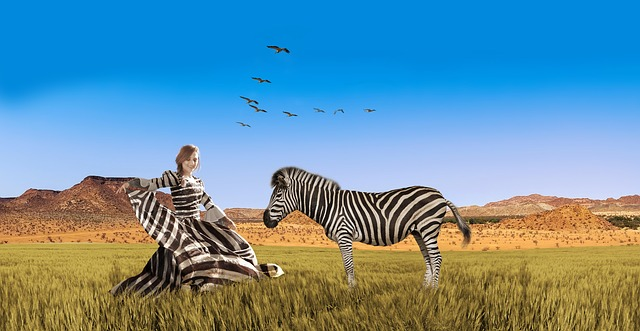
#> input picture hw2/problem2/zebra.jpg, 640 x 331 px; its folder holds 2 pictures in this run
$ python main.py   (older library calls are emulated)
#> lines starting #> are read from the running program, lines starting #| are printed output that depends on the picture
### hw2/problem2/util.py

#from PIL import Image
from skimage import  color
import numpy as np
from sklearn.cluster import KMeans
from scipy.signal   import correlate2d
from scipy.misc     import imread
from scipy import io
import matplotlib.pyplot as plt
assert KMeans and np and color and correlate2d and io and imread

class Datamanager:
    def __init__(self):
        self.data={}
    def read_image(self,name,path,mode):
#> called with name = 'image', path = 'zebra.jpg', mode = 'rgb'
        if mode=='rgb':
            self.data[name]=imread( path )
        elif mode=='lab':
            rgb = imread( path )
            self.data[name]= color.rgb2lab(rgb)
        elif mode=='L':
            self.data[name]= imread( path ,mode='L')
        else: raise ValueError('Wrong mode.')
    def read_mat(self,name,path):
        res=io.loadmat(path)
        self.data[name]=res['F']
    def correlate(self,x,y):
        return correlate2d(x,y,mode='same',boundary='symm')
    def kmeans(self,name,data,n=10,max_iter=1000):
        self.data[name]= KMeans(n_clusters=n, random_state=0,max_iter=max_iter).fit(data)
    def plot(self,data,title,path):
        data=data.astype(np.uint8)
        plt.title(title)
        plt.imshow(data)
        #plt.show()
        plt.savefig(path)

### hw2/problem2/main.py

from util import Datamanager
import numpy as np
assert np

dm=Datamanager()
color=[[0,0,0],[255,0,0],[0,255,0],[0,0,255],
       [255,255,0],[0,255,255],[255,0,255],[255,255,255],
       [63,191,31],[127,127,127]]

###############################################################
#                    problem 2.a                              #
###############################################################
'''
'''
for i in ['zebra','mountain']:
    dm.read_image('image','{}.jpg'.format(i),mode='rgb')
    dm.kmeans('kmeans',dm.data['image'].reshape((-1,3)))
    image=np.array([color[dm.data['kmeans'].labels_[i]] for i in range(len(dm.data['kmeans'].labels_))]).reshape((dm.data['image'].shape[0],dm.data['image'].shape[1],-1))
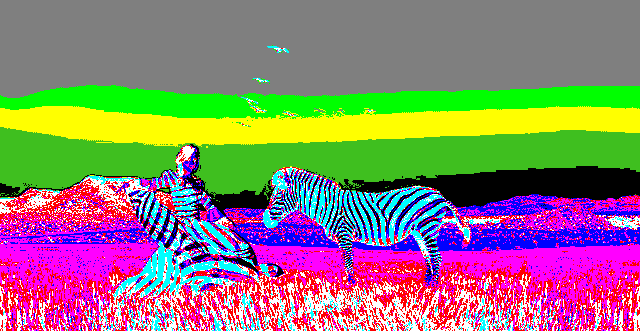
#> image: shape (331, 640, 3) int64; mean of channels 0, 1, 2 141.4, 125.8, 116.7; drawn as R, G, B
    dm.plot(image,'Cluster Method: RBG','pic/{}_rgb.png'.format(i))

    dm.read_image('image','{}.jpg'.format(i),mode='lab')
#> in read_image, rgb is the input picture: shape (331, 640, 3); mean R, G, B 103.3, 144.7, 162.9
    dm.kmeans('kmeans',dm.data['image'].reshape((-1,3)))
    image=np.array([color[dm.data['kmeans'].labels_[i]] for i in range(len(dm.data['kmeans'].labels_))]).reshape((dm.data['image'].shape[0],dm.data['image'].shape[1],-1))
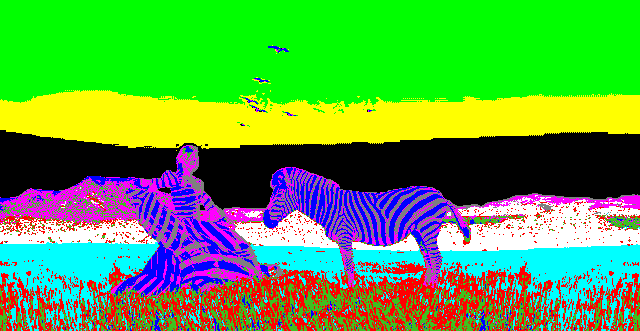
#> image: shape (331, 640, 3) int64; mean of channels 0, 1, 2 89.2, 161.9, 70.3; drawn as R, G, B
    dm.plot(image,'Cluster Method: LAB','pic/{}_lab.png'.format(i))
#> call 2 of plot, with title = 'Cluster Method: LAB', path = 'pic/zebra_lab.png'
#> in plot (call 2), `plt.savefig(path)`:
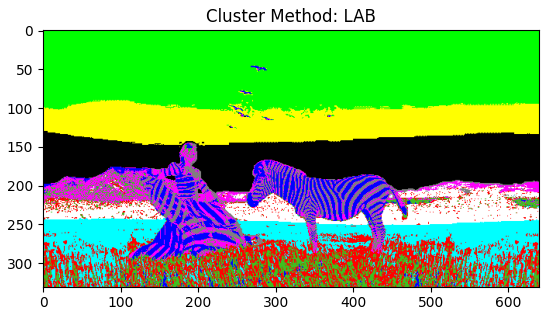
#> figure drawn by matplotlib, 1 panel
#> pass 2 of the loop `for i in ['zebra','mountain']:`:
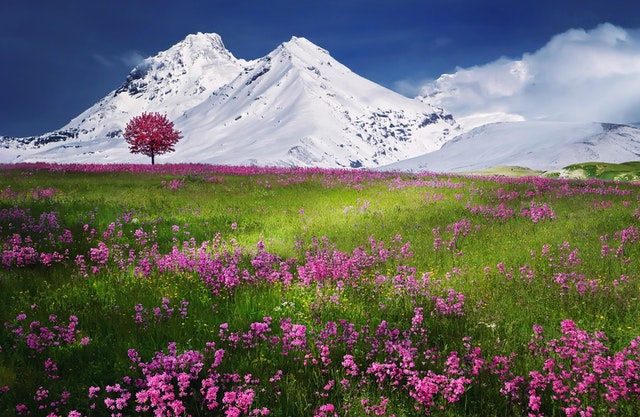
#> input picture hw2/problem2/mountain.jpg, 640 x 417 px
#> data: shape (417, 640, 3)
#> in read_image, rgb is the input picture: shape (417, 640, 3); mean R, G, B 106.5, 105.9, 100.3
#> `image=np.array([color[dm.data['kmeans'].labels_[i]] for i in range(len..`:
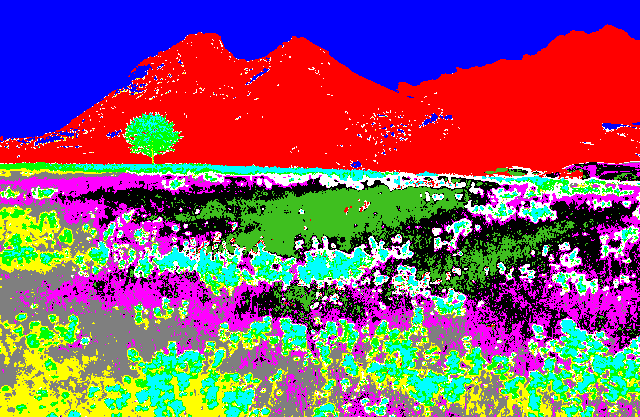
#> image: shape (417, 640, 3) int64; mean of channels 0, 1, 2 133, 85.6, 115.4; drawn as R, G, B
#> in plot (call 4), `plt.savefig(path)`:
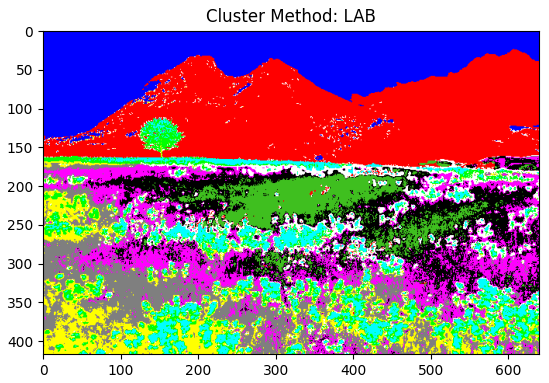
#> figure drawn by matplotlib, 1 panel

###############################################################
#                    problem 2.b                              #
###############################################################
for j in ['zebra','mountain']:
    dm.read_image('image','{}.jpg'.format(j),mode='L')
    dm.read_mat('filter','filterBank.mat')
#> (the run stopped early here; a loop or call above may not have finished)
